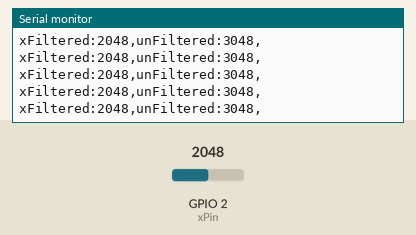
A sketch run on a simulated ESP32. Parts: the last lines printed to the serial monitor. The inputs (shaded band) are chosen by the test bench; at power-on: GPIO 2 (xPin) = 2048.

Above: at 1.2 s.
1.3 s: GPIO 2 (xPin) set to 1042
At 2.1 s:
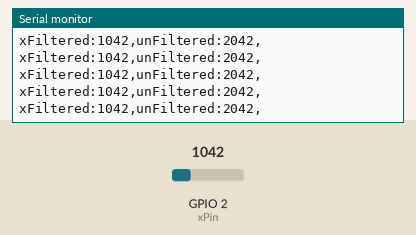
4.3 s: GPIO 2 (xPin) set to 935
At 4.8 s:
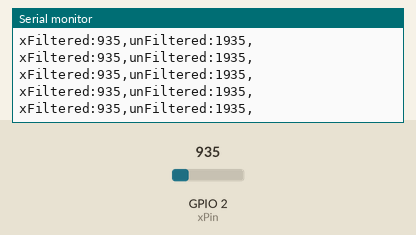
Timing chart, 0 to 7.0 s (numbered marks = the images above; inputs shaded):
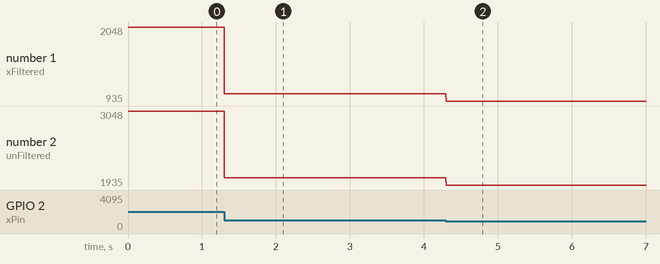

Measured:
- after the input at 1.3 s, the serial monitor: prints a new line at once (image 1)
- after the input at 4.3 s, the serial monitor: prints a new line at once (image 2)
- plotted number 1: 2048 → 1042 after the input at 1.3 s, 1042 → 935 after the input at 4.3 s
- plotted number 2: 3048 → 2042 after the input at 1.3 s, 2042 → 1935 after the input at 4.3 s

The sketch:

FilterUnit1.1.ino
```cpp
#include <WiFi.h>
#include <Wire.h>
#include <esp_now.h>

// Mapping code
// initialize minimum and maximum Raw Ranges for each axis
int RawMin = 0;
int RawMax = 3300;

// Define global variables
const int xPin = 2;
int unfilteredWrongReading;

// Take multiple samples to reduce noise
const int sampleSize = 10;

// Define a previous read
int previousRead = analogRead(xPin);

// Take samples and return the average
int ReadAxis(int axisPin)
{
  // Declare variables
  int reading = 0;
  int currentRead = 0;
  unfilteredWrongReading = 0;

  for (int i = 0; i < sampleSize; i++)
  {
  currentRead = analogRead(axisPin);

  // Insert fake bad sample > 3300 or < 0
  if (i == 5){
    currentRead += 10000;
  }

  // Updated unfilteredWrongReading
  unfilteredWrongReading += currentRead;

  // Check for bad sample
  if (currentRead > 3300 || currentRead < 0){ //Note: this will have to change with the calibration code!!
    currentRead = previousRead;
  }
  reading += currentRead;
  previousRead = currentRead;
  }

  // Average the unfilteredWrongReading
  unfilteredWrongReading = unfilteredWrongReading/sampleSize;

  return reading/sampleSize;
}

// Reciever Board Code
uint8_t broadcastAddress[] = {0x53, 0x43, 0xB2, 0x2B, 0x4E, 0xB4};

typedef struct struct_message {
  int id;
  float x;
  float y;
}struct_message;

// Create a struct_message called myData
struct_message myData;

// Create the global variable
double accel_x;

void setup() {
  Serial.begin(115200);
}

void loop() {

  myData.id = 2;
  //myData.x = analogRead(xPin);
  //Read raw values
  int xFiltered = ReadAxis(xPin);
  int xUnfiltered = unfilteredWrongReading;

  Serial.print("xFiltered:");
  Serial.print(xFiltered);
  Serial.print(",");
  Serial.print("unFiltered:");
  Serial.print(xUnfiltered);
  Serial.println(",");

}
```
